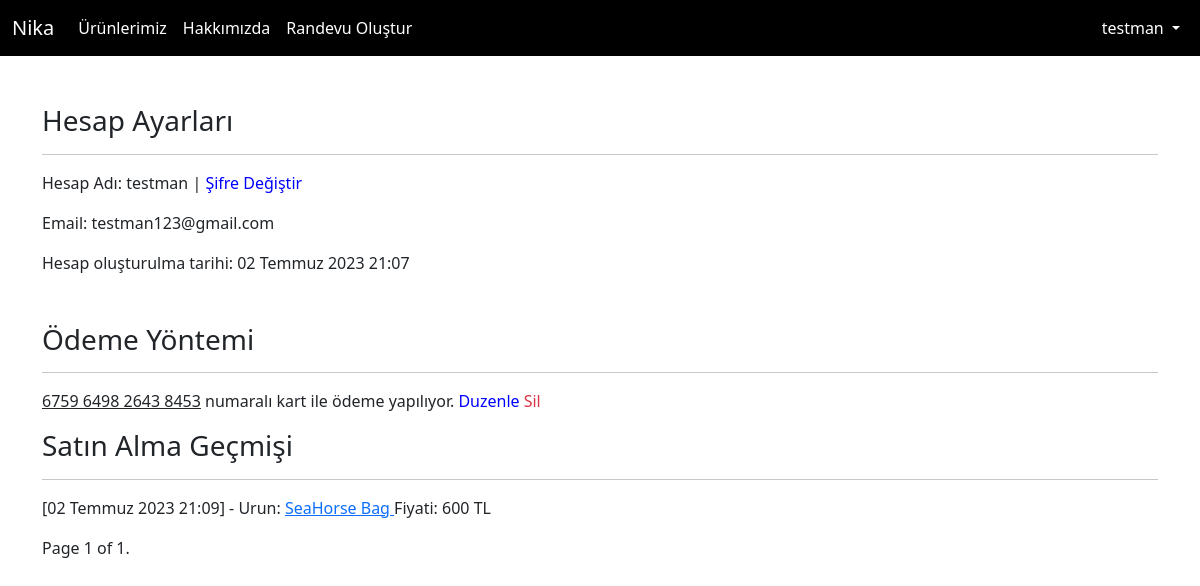
Page /hesap (signed in) on the committed database.
### urunApp/models.py (models this page shows, shortened)
class UserCreditCard(models.Model):
    user = models.ForeignKey(User, verbose_name=("Kullanici"), on_delete=models.CASCADE)
    cardNo = models.CharField(("Hesap Numarasi"), max_length=19)
    cardOwner = models.CharField(("Hesap Sahibi"), max_length=50)
    expiredMonthAndYear = models.CharField(("Gecerlilik Suresi"), max_length=5)
    cvc = models.CharField(("Guvenlik Kodu"), max_length=3)

class PurchaseLog(models.Model):
    user = models.ForeignKey(User, verbose_name=("Satin Alan Kisi"), on_delete=models.CASCADE)
    product = models.ForeignKey(Urun, verbose_name=("Satin Alinan Urun"), on_delete=models.CASCADE)
    card = models.ForeignKey(UserCreditCard, verbose_name=("Islem Yapilan Kart"), on_delete=models.CASCADE)
    createdAt = models.DateTimeField(("Tarih"), auto_now=True)

class Urun(models.Model):
    ad = models.CharField(("Urunun adi"), max_length=50)
    urundetayi = models.TextField(verbose_name="Urun Hakkinda aciklama", max_length=200)
    fiyat = models.CharField(("Urunun Fiyati"), default="Ucret belirtilmedi", max_length=6)
    urunResmi = models.FileField(("Urunun Resmi"), upload_to="uploads", max_length=100, null=True, blank=True)
    stokAdet = models.PositiveBigIntegerField(("Stoktaki adet sayisi"), default=1)

### userApp/views.py (the view)
# urls.py: path('hesap', user_setting, name='user-setting'),
@login_required(login_url='user-login')
def user_setting(request):
    context = {}
    cardForm = CreditCardForm()
    hesapBilgisi = UserCreditCard.objects.filter(user_id=request.user.id).first()
    if hesapBilgisi is None:
        context['cardDetail'] = False
    else:
        context['cardDetail'] = hesapBilgisi
        context['form'] = CreditCardForm(instance=hesapBilgisi)
    if request.method == "POST":
        duzenlemeIstegi = request.POST.get('_cardDuzenle')
        silmeIstegi = request.POST.get('_cardSil')
        sifreDegistirmeIstegi = request.POST.get('_sifreDuzenle')
        if sifreDegistirmeIstegi:
            sifre_1 = request.POST.get('password_check_1')
            sifre_2 = request.POST.get('password_check_2')
            if sifre_1 and sifre_2 and sifre_1 == sifre_2:
                user = User.objects.filter(id=request.user.id).first()
                user.set_password(sifre_1)
                user.save()
                logout(request)
                return redirect('user-login')
        if silmeIstegi:
            cardForm = CreditCardForm(request.POST)
            if cardForm.is_valid():
                hesapBilgisi.delete()
                messages.success(request, message='Basarili bir sekilde kartiniz silindi.')
                return redirect('user-setting')
            else:
                messages.error(request, message='Uzgunuz kartinizi silerken bir takim sorunlar meydana geldi. Daha sonra tekrardan deneyiniz.')
                return redirect('404')
        if duzenlemeIstegi:
            cardForm =CreditCardForm(request.POST, instance=hesapBilgisi)
            if cardForm.is_valid():
                cardForm.save()
                messages.success(request, message='Basarili bir sekilde kart bilgileriniz guncellendi.')
                return redirect('user-setting')
            else:
                messages.error(request, message='Uzgunuz kartinizi guncellerken bir takim sorunlar meydana geldi. Daha sonra tekrardan deneyiniz.')
                return redirect('404')
        cardForm = CreditCardForm(request.POST)
        if cardForm.is_valid():
            cardForm = cardForm.save(commit=False)
            cardForm.user = request.user
            cardForm.save()
            return redirect('user-setting')
        else:
            print('hatalar:', cardForm.errors.as_data())
            messages.error(request, 'Uzgunuz kartinizi olustururken bir takim sorunlar meydana geldi. Daha sonra tekrardan deneyiniz')
            return redirect('404')
    else:
        purchaseHistory = PurchaseLog.objects.filter(user_id=request.user.id)
        paginator = Paginator(purchaseHistory, 3)
        page_number = request.GET.get("page")
        page_obj = paginator.get_page(page_number)
        context['page_obj'] = page_obj
        return render(request, 'user-setting.html', context)

### userApp/templates/user-setting.html (shortened to what this page needs)
{% extends "base.html" %}
{% load static %}
{% block ekOgeler %}
<link rel="stylesheet" href="{% static 'style/card.css' %}">
{% endblock ekOgeler %}
{% block site-icerigi %}
<div class="container mt-5">
<h3>Hesap Ayarları</h3>
<hr>
<p>Hesap Adı: {{request.user.username}} | <span class="helper" data-bs-toggle="modal" data-bs-target="#exampleModal3">Şifre Değiştir</span> </p>
<p>Email: {{request.user.email}}</p>
<p>Hesap oluşturulma tarihi: {{request.user.date_joined}}</p>
<div class="payment-service mt-5">
    <h3>Ödeme Yöntemi</h3>
    <hr>
    {% if cardDetail is False %}
    <p>Herhangi bir kayıtlı ödeme sisteminiz yok. <span id="addCard" class="helper">Kart Eklemek İçin Tıklayın</span> </p>
    <div class="add-payment gizli">
    <h3>ÖDEME BİLGİLERİ</h3>
    <hr>
    <form action="{% url 'user-setting' %}" method="post" style="width: 50%;">
        {% csrf_token %}
        {% include "card/card_template.html" %}
            <div style="margin-left: 18px;" class="mt-3">
                <button class="btn btn-success">Kaydet</button>
            </div>
    </form>
    </div>
    {% else %}
    <p>
    <ins>{{cardDetail.cardNo}}</ins> numaralı kart ile ödeme yapılıyor.
    <span data-bs-toggle="modal" data-bs-target="#exampleModal" class="helper">Duzenle</span>
    <span data-bs-toggle="modal" data-bs-target="#exampleModal2" class="helper text-danger">Sil</span>
    </p>
    {% endif %}
    </div>
    <div class="purchase-history">
        <h3>Satın Alma Geçmişi</h3>
        <hr>
        {% for data in page_obj %}
        <p>[{{data.createdAt}}] - Urun: <a href="{% url 'urun-detay-sayfasi' data.product.id %}"> {{data.product.ad}} </a> Fiyati: {{data.product.fiyat}} TL </p>
        {% endfor %}
    </div>
    <div class="pagination">
      <span class="step-links">
          <span class="current">
              Page {{ page_obj.number }} of {{ page_obj.paginator.num_pages }}.
          </span>
      </span>
  </div>
</div>
{% endblock site-icerigi %}

### urunApp/templates/base.html (shortened to what this page needs)
{% load static %}
<!DOCTYPE html>
<html lang="en">
<head>
   {% block ekOgeler %}
   {% endblock ekOgeler %}
<link href="https://cdn.jsdelivr.net/npm/bootstrap@5.3.0-alpha2/dist/css/bootstrap.min.css" rel="stylesheet">
<link rel="stylesheet" href="{% static 'style/style.css' %}">
</head>
<body>
    {% include "partials/_nav.html" %}
    {% block site-icerigi %}
    {% endblock site-icerigi %}
</body>
</html>

### urunApp/templates/partials/_nav.html (shortened to what this page needs)
<nav class="navbar navbar-expand-lg" id="site-navbar">
    <div class="container-fluid">
      <a class="navbar-brand" href="{% url 'anasayfa' %}">Nika</a>
      <div class="collapse navbar-collapse" id="navbarSupportedContent">
        <ul class="navbar-nav me-auto mb-2 mb-lg-0">
          <li class="nav-item">
            <a class="nav-link" href="{% url 'urunlerimiz' %}">Ürünlerimiz</a>
          </li>
          <li class="nav-item">
            <a class="nav-link" href="{% url 'hakkimizda' %}">Hakkımızda</a>
          </li>
          <li class="nav-item">
            <a class="nav-link" href="{% url 'randevu' %}">Randevu Oluştur</a>
          </li>
        </ul>
      </div>
      <div class="collapse navbar-collapse" id="navbarSupportedContent">
        <ul class="navbar-nav ms-auto mb-2 mb-lg-0">
          {% if request.user.is_authenticated %}
          <li class="nav-item dropdown">
            <a class="nav-link dropdown-toggle" href="#" role="button" data-bs-toggle="dropdown" aria-expanded="false">
              {{request.user.username}}
            </a>
          </li>
          {% else %}
          <li class="nav-item"> <a class="nav-link" href="{% url 'user-login' %}">Giris Yap</a> </li>
          {% endif %}
        </ul>
      </div>
    </div>
  </nav>

### urunApp/static/style/card.css (style rules this page uses)
.container { perspective: 1000px; }

### urunApp/static/style/style.css (style rules this page uses)
#site-navbar { background-color: black; color: white; }
#site-navbar * { color: inherit; }

### userApp/templates/user-setting.html (style rules this page uses)
.helper { cursor: pointer; color: blue; }

### rows in the picture
UserCreditCard: cardNo "6759 6498 2643 8453"
PurchaseLog: createdAt "02 Temmuz 2023 21:09", product.ad "SeaHorse Bag", product.fiyat "600"

### other values in the picture
{{ request.user.username }} "testman"
{{ request.user.email }} "testman123@gmail.com"
{{ request.user.date_joined }} "02 Temmuz 2023 21:07"
{{ page_obj.number }} "1"
{{ page_obj.paginator.num_pages }} "1"
